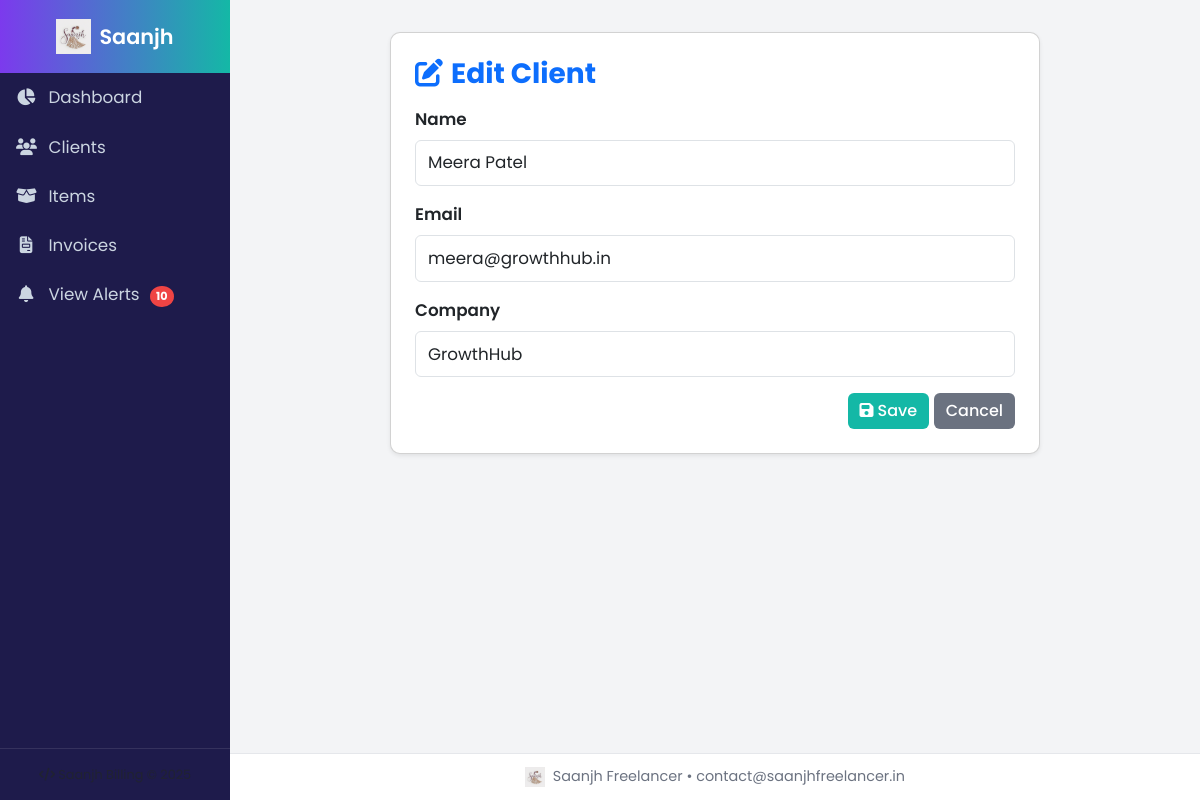
/clients/edit/2, run on the app's committed database.
### tables this page shows
CREATE TABLE clients(
            id INTEGER PRIMARY KEY AUTOINCREMENT,
            name TEXT,
            email TEXT,
            company TEXT
        );

### app.py (the view)
@app.route('/clients/edit/<int:id>', methods=['GET','POST'])
def edit_client(id):
    conn = connect()
    if request.method == 'POST':
        conn.execute("UPDATE clients SET name=?,email=?,company=? WHERE id=?",
                     (request.form['name'], request.form['email'], request.form['company'], id))
        conn.commit(); conn.close()
        return redirect(url_for('clients'))
    data = conn.execute("SELECT * FROM clients WHERE id=?", (id,)).fetchone()
    conn.close()
    return render_template("form_generic.html", title="Edit Client", client=data, fields=["name","email","company"])

### app.py (called while the page is built)
def connect():
    conn = sqlite3.connect(DB)
    conn.row_factory = sqlite3.Row
    return conn

### templates/form_generic.html
{% extends 'base.html' %}
{% block content %}
<div class="card shadow-sm p-4 mx-auto" style="max-width:650px;">
  <h3 class="fw-bold text-primary mb-3">
    <i class="fa-solid fa-pen-to-square me-2"></i>{{ title }}
  </h3>
  <form method="post">
    {% for f in fields %}
      <div class="mb-3">
        <label class="form-label text-capitalize">{{ f }}</label>
        <input type="text" name="{{ f }}" class="form-control"
               value="{{ client[f] if client else item[f] if item else '' }}"
               required>
      </div>
    {% endfor %}
    <div class="text-end">
      <button type="submit" class="btn btn-success">
        <i class="fa-solid fa-save me-1"></i>Save
      </button>
      <a href="javascript:history.back()" class="btn btn-secondary">Cancel</a>
    </div>
  </form>
</div>
{% endblock %}

### static/style.css (style rules this page uses)
:root { --saanjh-purple: #7c3aed; --saanjh-teal: #14b8a6; --saanjh-bg: #f8fafc; --saanjh-text: #1f2937; }
body { font-family: 'Poppins', sans-serif; font-size: 1.05rem; background-color: var(--saanjh-bg); color: var(--saanjh-text); scroll-behavior: smooth; }
.card { border-radius: 10px; transition: all 0.25s ease-in-out; }
.btn { transition: all 0.25s ease; font-weight: 500; }
.btn-success { background-color: var(--saanjh-teal); border: none; }
.btn-secondary { background-color: #6b7280; border: none; }
.form-control, .form-select { font-size: 1.05rem; padding: 0.6rem 0.75rem; border-radius: 6px; }
.form-label { font-weight: 600; }

### templates/base.html (style rules this page uses)
:root { --saanjh-purple:#7c3aed; --saanjh-teal:#14b8a6; --sidebar-bg:#1e1b4b; }
body { font-family:'Poppins',sans-serif; background:#f3f4f6; overflow-x:hidden; min-height:100vh; display:flex; }

### data on the page
clients: name "Meera Patel" "meera@growthhub.in" "GrowthHub"

### other printed values
{{ title }} "Edit Client"
{{ f }} "Name" "Email" "Company"
{{ config['BUSINESS_NAME'] }} "Saanjh Freelancer"
{{ config['BUSINESS_EMAIL'] }} "contact@saanjhfreelancer.in"
